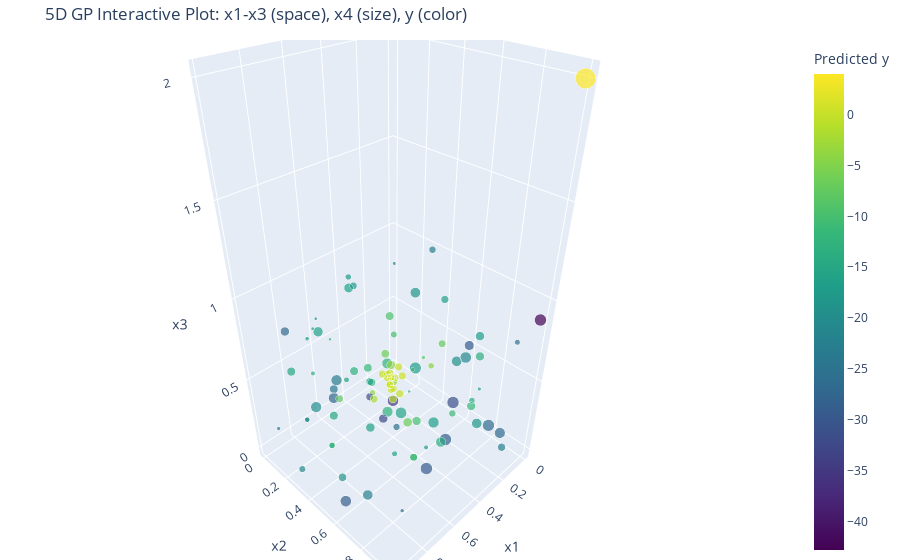

Notebook code for this chart:
### Code cell
plot_5d_gp_interactive("data/observations_f4.csv")
